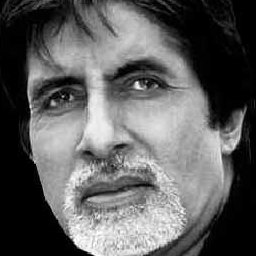
#> input picture assignment3/data/ImagesForAssignment3/Amitabh.jpg, 256 x 256 px
$ python assignment_3_qn_4.py
#> lines starting #> are read from the running program, lines starting #| are printed output that depends on the picture
### assignment3/assignment_3_qn_1.py
import numpy as np
import matplotlib.pyplot as plt
import cv2
import matplotlib.gridspec as gridspec

class DFT_2D_FROM_1D:
    def __init__(self):
        print("[INFO] DFT Class initiated:")
    def dft_2d_from_1d(self,input_image, filter_size):
        """
        :param image:
        :param filteer_size:
        :return: fft_transform: in complex form
        """

        if input_image.shape[0] > filter_size:
            fft_transform = np.empty(input_image.shape,dtype=complex)
            n_cols = input_image.shape[1]//filter_size
            for i in range(input_image.shape[0]):
                for j in range(n_cols):
                    fft = np.fft.fft(input_image[i, j*filter_size:j*filter_size + filter_size])
                    #print("[Check] Size of fft row", fft.shape)
                    #fshift = np.fft.fftshift(fft)
                    fshift = fft
                    fft_transform[i,j*filter_size:j*filter_size + filter_size] = fshift
            input_image = fft_transform

            n_rows = input_image.shape[0] // filter_size
            for i in range(input_image.shape[1]):
                for j in range(n_rows):
                    fft = np.fft.fft(input_image[j*filter_size:j*filter_size + filter_size, i])
                    #print("[Check] Size of fft col", fft.shape)
                    fshift = fft
                    #fshift = np.fft.fftshift(fft)
                    fft_transform[j*filter_size:j*filter_size + filter_size, i] = fshift
        else:
            fft_transform = np.empty(input_image.shape, dtype=np.complex128)
            for i in range(input_image.shape[0]):
                fft = np.fft.fft(input_image[i,:])
                #print("[Check] Size of fft row",fft.shape)
                fshift = fft
                #fshift = np.fft.fftshift(fft)
                fft_transform[i:] = fshift
            input_image = fft_transform
            for i in range(input_image.shape[1]):
                fft = np.fft.fft(input_image[:,i])
                #print("[Check] Size of fft column",fft.shape)
                fshift = fft
                #fshift = np.fft.fftshift(fft)
                fft_transform[:,i] = fshift
        return fft_transform


    # [27 lines left out: function plot_magnitude_phase_response, not called in this run]

### assignment3/assignment_3_qn_4.py
import cv2
from assignment_3_qn_1 import DFT_2D_FROM_1D
from assignment_3_qn_2 import IDFT_2D_FROM_1D
import matplotlib.pyplot as plt
import matplotlib.gridspec as gridspec
import numpy as np

image_a = cv2.imread("data/ImagesForAssignment3/Amitabh.jpg", 0)
#> image_a is the input picture: shape (256, 256); min 0, max 255, mean 94.8
image_r = cv2.imread("data/ImagesForAssignment3/Rajinikanth.jpg", 0)
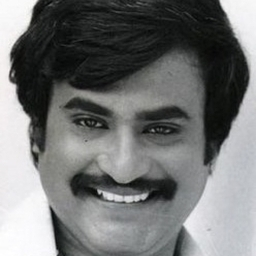
#> input picture assignment3/data/ImagesForAssignment3/Rajinikanth.jpg, 256 x 256 px
#> image_r: shape (256, 256); min 3, max 255, mean 116.2
print(" image1 shape:",image_a.shape)
#|  image1 shape: (256, 256)
print("image 2 shape:", image_r.shape)
#| image 2 shape: (256, 256)


def ifft_from_fft(fft):
    obj = DFT_2D_FROM_1D()
    conj_fft = np.conjugate(fft)
    fft_on_conj = obj.dft_2d_from_1d(conj_fft,conj_fft.shape[0])
    ifft = (1/(fft_on_conj.shape[0]*fft_on_conj.shape[1])*np.conjugate(fft_on_conj))
    return ifft


def plot_magnitude_phase_response(image1, image2, swap1,swap2, t1, t2, t3,t4):
    """
    :param image:
    :param magnitude_response:
    :param phase_response:
    :return:
    """
    gs = gridspec.GridSpec(2, 4)
    gs.update(wspace=0.5)
    ax3 = plt.subplot(gs[1, :2], )
    ax4 = plt.subplot(gs[1, 2:])
    ax1 = plt.subplot(gs[0, :2])
    ax2 = plt.subplot(gs[0, 2:])
    plt.subplots_adjust(left=0.3)

    ax1.imshow(image1, cmap='gray')
    ax1.set(title=t1)
    ax1.set_xticks([])
    ax1.set_yticks([])
    ax2.imshow(image2, cmap='gray')
    ax2.set(title=t2)
    ax2.set_xticks([])
    ax2.set_yticks([])
    ax3.imshow(swap1, cmap='gray')
    ax3.set(title=t3)
    ax3.set_xticks([])
    ax3.set_yticks([])
    ax4.imshow(swap2, cmap='gray')
    ax4.set(title=t4)
    ax4.set_xticks([])
    ax4.set_yticks([])
    plt.show()


dft_obj = DFT_2D_FROM_1D()
fft_1 = dft_obj.dft_2d_from_1d(image_a, image_a.shape[0])
fft_2 = dft_obj.dft_2d_from_1d(image_r, image_r.shape[0])
magnitude_response_1 = np.abs(fft_1)
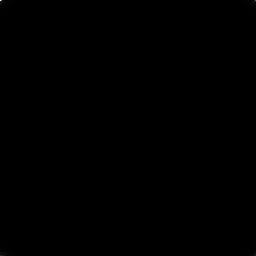
#> magnitude_response_1: shape (256, 256) float64; min 2.49, max 6211476, mean 3310.8; drawn with min black and max white
magnitude_response_2 = np.abs(fft_2)
phase_response_1 = np.angle(fft_1)
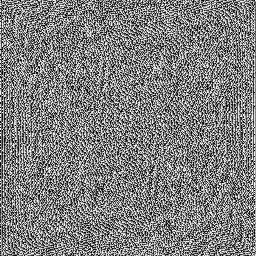
#> phase_response_1: shape (256, 256) float64; min -3.14, max 3.14, mean 9.59e-05; drawn with min black and max white
phase_response_2 = np.angle(fft_2)
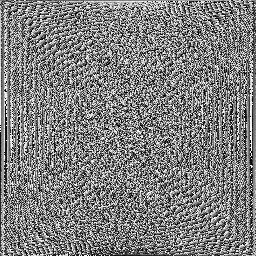
#> phase_response_2: shape (256, 256) float64; min -3.14, max 3.14, mean 9.59e-05; drawn with min black and max white

#idft_obj = IDFT_2D_FROM_1D()
fft_swap_1 = magnitude_response_1 * np.exp(1j*phase_response_2)
#swap1 = idft_obj.idft_2d(fft_swap_1,fft_swap_1.shape[0])
swap1 = ifft_from_fft(fft_swap_1)
fft_swap_2 = magnitude_response_2 * np.exp(1j*phase_response_1)
#swap2 = idft_obj.idft_2d(fft_swap_2,fft_swap_2.shape[0])
swap2 = ifft_from_fft(fft_swap_2)
t1 = "IMAGE 1"
t2 = "IMAGE 2"
t3 = "OUTPUT - SWAP 1"
t4 = "OUTPUT - SWAP 2"
plot_magnitude_phase_response(image_a, image_r, np.abs(swap1),np.abs(swap2), t1, t2, t3, t4)
#> in plot_magnitude_phase_response, `plt.show()`:
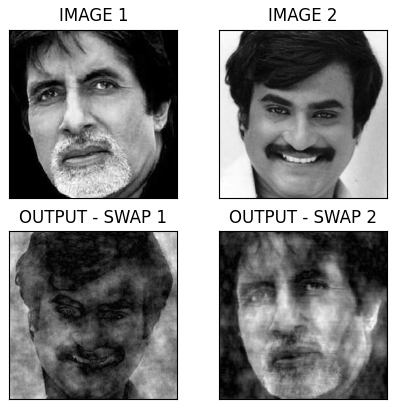
#> figure drawn by matplotlib, 4 panels
